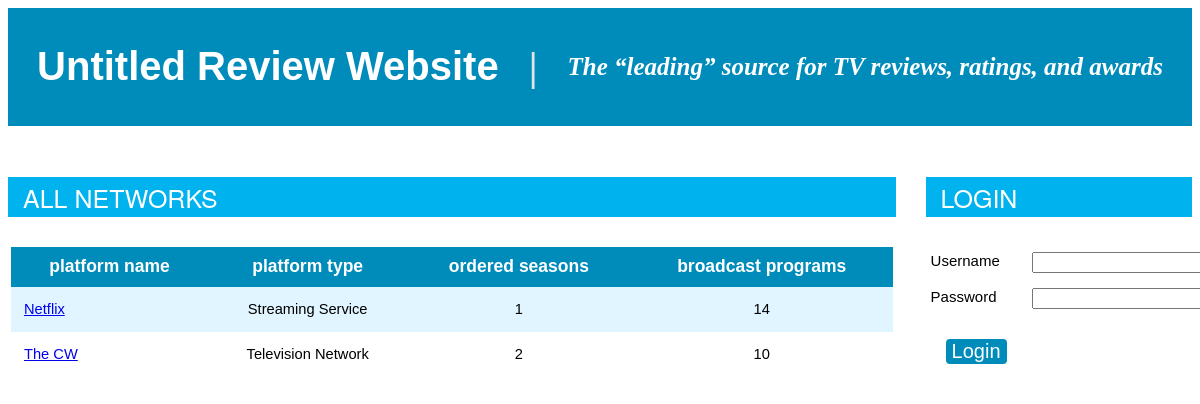
Screenshot of /website/all_networks.php with the database file from the repository.
### tables this page shows
CREATE TABLE IF NOT EXISTS Platform
	(platformID INTEGER PRIMARY KEY AUTO_INCREMENT, 
	name VARCHAR(25), 
	isNetwork BOOL
);

### website/all_networks.php (the view, shortened to what this page needs)
<html>
	<head>
		<link href="style.css" rel="stylesheet" type="text/css">
		<div id=top>
			<a class="header-link" href="<?php echo "http://" . $_SERVER['HTTP_HOST']; ?>"><h1>Untitled Review Website</h1></a>
			<span class="separator"><b>|</b></span>
			<h2>The “leading” source for TV reviews, ratings, and awards</h2>
		</div>
	</head>
	<body>
		<div class="column-left">
			<span class="content-header"><h3>All Networks</h3></span>
<?php
$servername = "localhost:3306";
$username = "application";
$password = "applicationPASSWORD";
$dbname = "untitled_review_website";
$conn = new mysqli($servername, $username, $password, $dbname);
if ($conn->connect_error) {
    $error = true;
}
else {
	$sql = "SELECT platformID, name, isNetwork
			FROM Platform";
	$result = $conn->query($sql);
	echo "<div class=\"content\">
				<table align=\"center\" class=\"listing\">";
	if ($result->num_rows > 0) {
		$missing = "<span class=\"no-rating\">N/A</span>";
		echo "<tr><th>Platform Name</th><th>Platform Type</th><th>Ordered Seasons</th><th>Broadcast Programs</th></tr>";
		while ($row = $result->fetch_assoc()) {
			$platformID = $row["platformID"];
			echo "<tr class=\"table-entry\">
					<td><a href=\"http://" . $_SERVER['HTTP_HOST'] . "/platform?id=" . $platformID . "\">" . $row['name'] . "</a></td>
					<td align=\"center\">" . ($row['isNetwork'] ? "Television Network" : "Streaming Service") . "</td>
					<td align=\"center\">";
			$innerSql = "SELECT COUNT(seasonID) AS count
						FROM Season
						WHERE orderingPlatformID = " . $platformID;
			$innerResult = $conn->query($innerSql);
			if ($innerResult->num_rows > 0) {
				$innerRow = $innerResult->fetch_assoc();
				echo "<p>" . $innerRow['count'] . "</p>";
			} else {
				echo $missing;
			}
			echo "</td><td align=\"center\">";
			$innerSql = "SELECT COUNT(DISTINCT progID) AS count
						FROM " . ($row['isNetwork'] ? "Broadcast" : "Stream") . " R
						WHERE R.platformID = " . $platformID;
			$innerResult = $conn->query($innerSql);
			if ($innerResult->num_rows > 0) {
				$innerRow = $innerResult->fetch_assoc();
				echo "<p>" . $innerRow['count'] . "</p>";
			} else {
				echo $missing;
			}
			echo "</td></tr>";
		}
	} else {
		$error = true;
	}
}
?>
				</table>
			</div>
		</div>
		<div class="column-right">
<?php
if (isset($_SESSION['logged_in']) && !isset($_POST['logout'])) {
	$user_descriptor = "<b>" . $_SESSION['username'] . "</b>";
	if (isset($_SESSION['is_critic']) && $_SESSION['is_critic']) {
		$servername = "localhost:3306";
		$username = "application";
		$password = "applicationPASSWORD";
		$dbname = "untitled_review_website";
		$conn = new mysqli($servername, $username, $password, $dbname);
		if (!$conn->connect_error) {
			$sql = "SELECT name FROM Critic WHERE dbUsername = '" . $_SESSION['username'] . "'";
			$result = $conn->query($sql);
			if ($result->num_rows > 0) {
				$row = $result->fetch_assoc();
				$user_descriptor = "<b>" . $row['name'] . "</b> (" . $_SESSION['username'] . ")";
			}
		}
		$conn->close();
	}
	echo "<div id=\"account\">
			<span class=\"content-header\"><h3>Account</h3></span>
					<p>Welcome, " . $user_descriptor . "</b>!</p>";
	if (isset($_SESSION['is_critic']) && $_SESSION['is_critic']) {
		echo "<p>Search for a program to add a review to, or click
			<a href=\"http://" . $_SERVER['HTTP_HOST'] . "/critic_management\">here</a>
			to view and update your reviews.</p>";
	}
	if(isset($_SESSION['is_admin']) && $_SESSION['is_admin']) {
		echo "<p>Click <a href=\"http://" . $_SERVER['HTTP_HOST'] . "/admin_management\">here</a>
			to add data to the review website database.</p>";
	}
	echo "<form action=\"" . $_SERVER['PHP_SELF'] . "\" method=\"post\">
			<button type=\"submit\" name=\"logout\">Logout</button>
		  </form>
		  </div>";
} else {
	echo "<div id=\"login-form\">
		  <span class=\"content-header\"><h3>Login</h3></span>
		  <form action=\"" . $_SERVER['PHP_SELF'] . "\" method=\"post\">
			<table class=\"plain\">
				<tr>
					<td>Username</td>
					<td><input type=\"text\" name=\"username\"
						value=\"" . (isset($_POST['username']) ? $_POST['username'] : '') . "\"</td>
				</tr>
				<tr>
					<td>Password</td>
					<td><input type=\"password\" name=\"password\"
						value=\"" . (isset($_POST['password']) ? $_POST['password'] : '') . "\"</td>
				</tr>
				<tr>
					<td><button type=\"submit\" name=\"login\">Login</button></td>
				</tr>
			</table>
		  </form>";
}
?>
			  </div>
		</div>
	</body>
</html>

### website/style.css (style rules this page uses)
html { overflow-y:scroll; }
#top { background-color:#008cbb; clear:both; display:flex; align-items:center; justify-content:center; height:15%; width:auto; margin:0px 0px 16px 0px; }
.column-left { float:left; width:75%; }
.column-right { float:right; width:22.5%; }
.content-header { background-color:#00B2EE; clear:both; margin-top:35px; margin-bottom:30px; display:block; padding-left:15px; line-height:40px; }
.separator { color:#e3e3e3; font-size:40; display:inline; margin-left:30px; margin-right:30px; }
h1 { color:white; font-size:40; font-family:sans-serif; display:inline; }
h2 { color:white; font-size:25; display:inline; font-style:italic; font-family:serif; }
h3 { color:white; font-size:25; display:inline; font-family:"HelveticaNeue-Light", "Helvetica Neue Light", "Helvetica Neue", Helvetica, Arial, "Lucida Grande", sans-serif; font-weight:200; text-transform:uppercase; }
p { font-family:sans-serif; }
table.plain { font-family:sans-serif; border-collapse:collapse; font-size:15; padding:30px; }
table.plain th, table.plain td { padding:5px; padding-bottom:10px; vertical-align:top; }
table.listing { clear:both; width:73.5vw; font-family:sans-serif; border-collapse:collapse; font-size:11pt; margin-bottom:30px; }
table.listing th { background-color:#008cbb; color:white; text-align:center; padding:0px 13px 0px 13px; text-transform:lowercase; font-size:17.5px; }
table.listing tr { height:45px; }
table.listing tr:nth-child(1) { height:40px; }
table.listing tr:nth-child(even) { background-color:#e0f5ff; }
table.listing tr:nth-child(odd) { background-color:white; }
table.listing td { padding:5px 13px 5px 13px; }
.table-entry { height:40px; }
.header-link { text-decoration:none; }
button, input[type=button] { background-color:#008cbb; border:none; color:white; border-radius:4px; font-size:20; margin:15px; }

### rows the page displays
platform: name "Netflix", isNetwork "Streaming Service", count "1", count "14"
platform: name "The CW", isNetwork "Television Network", count "2", count "10"
